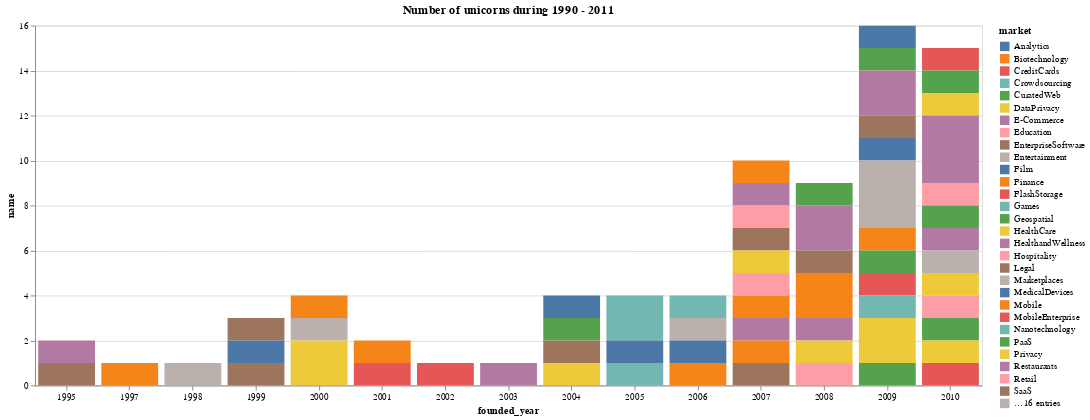

The code cell stored with this chart in its notebook:
### Code cell
def unicorn_by_year(df,start,end):
  df_subset = df[(df['founded_year']>start)&(df['founded_year']<end)]
  df_subset = df_subset.groupby(['founded_year','market'])['name'].count().reset_index()
  result = alt.Chart(df_subset).mark_bar().encode(
      alt.X('founded_year:N', axis=alt.Axis(labelAngle=0)),
      alt.Y('name:Q'),
      alt.Color('market:N'),
      tooltip=['market','founded_year','name']
  ).properties(title="Number of unicorns during "+str(start)+" - "+str(end),width=1000,height=380).interactive()

  return result
unicorn_by_year(df_unicorn,1990, 2011)

### Figure 1 — Vega-Lite specification as saved in the notebook (floating-point values rounded to 4 significant figures)
{"config": {"view": {"continuousWidth": 400, "continuousHeight": 300}}, "data": {"name": "data-0fcbe944f259c6677931fb264b6efc75"}, "mark": "bar", "encoding": {"color": {"field": "market", "type": "nominal"}, "tooltip": [{"field": "market", "type": "nominal"}, {"field": "founded_year", "type": "quantitative"}, {"field": "name", "type": "quantitative"}], "x": {"axis": {"labelAngle": 0}, "field": "founded_year", "type": "nominal"}, "y": {"field": "name", "type": "quantitative"}}, "height": 380, "selection": {"selector009": {"type": "interval", "bind": "scales", "encodings": ["x", "y"]}}, "title": "Number of unicorns during 1990 - 2011", "width": 1000, "$schema": "https://vega.github.io/schema/vega-lite/v4.17.0.json", "datasets": {"data-0fcbe944f259c6677931fb264b6efc75": [{"founded_year": 1995.0, "market": "E-Commerce", "name": 1}, {"founded_year": 1995.0, "market": "EnterpriseSoftware", "name": 1}, {"founded_year": 1997.0, "market": "Biotechnology", "name": 1}, {"founded_year": 1998.0, "market": "Telecommunications", "name": 1}, {"founded_year": 1999.0, "market": "Legal", "name": 1}, {"founded_year": 1999.0, "market": "MedicalDevices", "name": 1}, {"founded_year": 1999.0, "market": "SaaS", "name": 1}, {"founded_year": 2000.0, "market": "Mobile", "name": 1}, {"founded_year": 2000.0, "market": "SalesandMarketing", "name": 1}, {"founded_year": 2000.0, "market": "Software", "name": 2}, {"founded_year": 2001.0, "market": "Finance", "name": 1}, {"founded_year": 2001.0, "market": "MobileEnterprise", "name": 1}, {"founded_year": 2002.0, "market": "FlashStorage", "name": 1}, {"founded_year": 2003.0, "market": "Sports", "name": 1}, {"founded_year": 2004.0, "market": "Analytics", "name": 1}, {"founded_year": 2004.0, "market": "CuratedWeb", "name": 1}, {"founded_year": 2004.0, "market": "EnterpriseSoftware", "name": 1}, {"founded_year": 2004.0, "market": "Software", "name": 1}, {"founded_year": 2005.0, "market": "Games", "name": 1}, {"founded_year": 2005.0, "market": "Nanotechnology", "name": 1}, {"founded_year": 2005.0, "market": "Search", "name": 1}, {"founded_year": 2005.0, "market": "WebCMS", "name": 1}, {"founded_year": 2006.0, "market": "Crowdsourcing", "name": 1}, {"founded_year": 2006.0, "market": "Entertainment", "name": 1}, {"founded_year": 2006.0, "market": "Transportation", "name": 1}, {"founded_year": 2006.0, "market": "VideoStreaming", "name": 1}, {"founded_year": 2007.0, "market": "Biotechnology", "name": 1}, {"founded_year": 2007.0, "market": "E-Commerce", "name": 1}, {"founded_year": 2007.0, "market": "Education", "name": 1}, {"founded_year": 2007.0, "market": "EnterpriseSoftware", "name": 1}, {"founded_year": 2007.0, "market": "HealthCare", "name": 1}, {"founded_year": 2007.0, "market": "Hospitality", "name": 1}, {"founded_year": 2007.0, "market": "Mobile", "name": 1}, {"founded_year": 2007.0, "market": "Restaurants", "name": 1}, {"founded_year": 2007.0, "market": "Security", "name": 1}, {"founded_year": 2007.0, "market": "Technology", "name": 1}, {"founded_year": 2008.0, "market": "CuratedWeb", "name": 1}, {"founded_year": 2008.0, "market": "E-Commerce", "name": 2}, {"founded_year": 2008.0, "market": "EnterpriseSoftware", "name": 1}, {"founded_year": 2008.0, "market": "Finance", "name": 2}, {"founded_year": 2008.0, "market": "Restaurants", "name": 1}, {"founded_year": 2008.0, "market": "Software", "name": 1}, {"founded_year": 2008.0, "market": "Storage", "name": 1}, {"founded_year": 2009.0, "market": "Analytics", "name": 1}, {"founded_year": 2009.0, "market": "CuratedWeb", "name": 1}, {"founded_year": 2009.0, "market": "E-Commerce", "name": 2}, {"founded_year": 2009.0, "market": "EnterpriseSoftware", "name": 1}, {"founded_year": 2009.0, "market": "Film", "name": 1}, {"founded_year": 2009.0, "market": "Marketplaces", "name": 3}, {"founded_year": 2009.0, "market": "Mobile", "name": 1}, {"founded_year": 2009.0, "market": "PaaS", "name": 1}, {"founded_year": 2009.0, "market": "SemanticSearch", "name": 1}, {"founded_year": 2009.0, "market": "SocialCRM", "name": 1}, {"founded_year": 2009.0, "market": "Software", "name": 2}, {"founded_year": 2009.0, "market": "iOS", "name": 1}, {"founded_year": 2010.0, "market": "CreditCards", "name": 1}, {"founded_year": 2010.0, "market": "CuratedWeb", "name": 1}, {"founded_year": 2010.0, "market": "DataPrivacy", "name": 1}, {"founded_year": 2010.0, "market": "E-Commerce", "name": 3}, {"founded_year": 2010.0, "market": "Education", "name": 1}, {"founded_year": 2010.0, "market": "Geospatial", "name": 1}, {"founded_year": 2010.0, "market": "HealthandWellness", "name": 1}, {"founded_year": 2010.0, "market": "Marketplaces", "name": 1}, {"founded_year": 2010.0, "market": "Privacy", "name": 1}, {"founded_year": 2010.0, "market": "Retail", "name": 1}, {"founded_year": 2010.0, "market": "SocialRecruiting", "name": 1}, {"founded_year": 2010.0, "market": "Software", "name": 1}, {"founded_year": 2010.0, "market": "Virtualization", "name": 1}]}}
